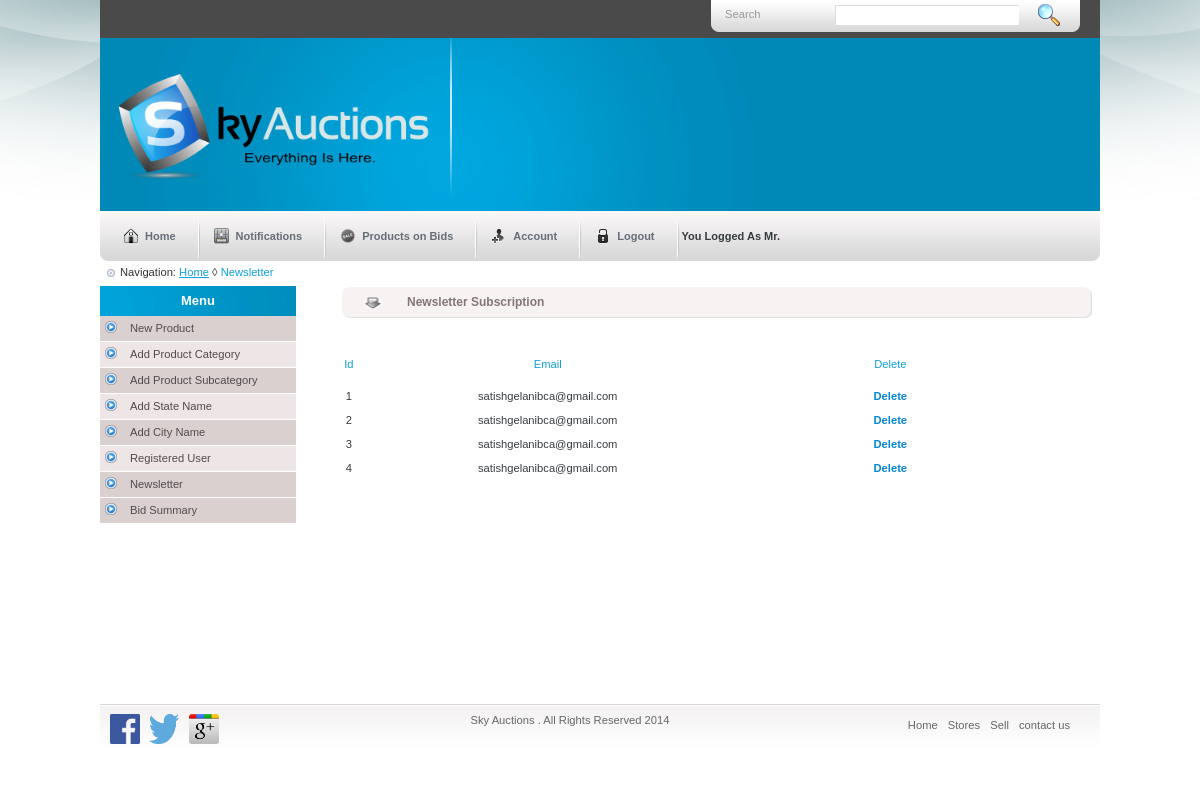
The page /admin/news.php on the database its author committed.
### tables this page shows
CREATE TABLE IF NOT EXISTS `newsletter` (
  `nid` int(11) NOT NULL AUTO_INCREMENT,
  `uname` varchar(40) NOT NULL,
  PRIMARY KEY (`nid`)
);

### admin/news.php (the view, shortened to what this page needs)
<?php include("header.php")?>
    <div class="crumb_navigation"> Navigation: <a href="index.php">Home</a> &loz; <span class="current">Newsletter</span> </div><div class="left_content">
      <?php include("left.php")?>
    </div>
    <div class="center_content" >
      <div class="center_title_bar">Newsletter Subscription</div>
      <div class="prod_box">
          <link rel="stylesheet" type="text/css" href="css/default.css"/>
          <p>
        </p>
        <table width="749" height="66">
<td width="31" height="38" class="style2"><div align="center">Id</div></td>
<td class="style2" width="173"> <div align="center"> Email</div></td>
<td class="style2" width="180"><div align="center">Delete</div></td>
<?php
$query1="select * from newsletter";
$rs=mysql_query($query1);
while($data = mysql_fetch_array($rs))
{
	?>
    <tr align="center">
    <td height="22"><?php
        echo $data['0'];
    ?></td>
   <td><?php
        echo $data['1'];
    ?></td>
<td><b><font color="#663300"><a href="delete1.php?id=<?php echo  $data['0'];?>">Delete</a></font></b></td>
	<?php
}
?>
</table>
      </div>
    </div >
  </div>
<?php include("footer.php")?>

### admin/style.css (style rules this page uses)
body { background:url(images/bg.jpg) no-repeat #fff center top; padding:0; font-family:Verdana,Arial, Helvetica, sans-serif; font-size:11px; margin:0px auto auto auto; color:#000; }
p { padding:2px; margin:0px; }
.crumb_navigation { width:980px; height:15px; padding:5px 10px 0 20px; color:#333333; background:url(images/navbullet.png) no-repeat left; background-position:5px 6px; }
.crumb_navigation a { color:#0fa0dd; text-decoration:underline; }
span.current { color:#0fa0dd; }
.left_content { width:196px; float:left; }
.center_content { width:780px; float:left; padding:5px 10px; }
.center_title_bar { width:720px; height:33px; float:left; padding:0 0 0 100px; margin:0 0 0 1px; _margin:0 0 0 6px; line-height:33px; font-size:12px; color:#847676; font-weight:bold; background:url(images/bar_bg.gif) no-repeat center; }
.prod_box { width:173px; height:auto; float:left; padding:10px 10px 10px 11px; }

### admin/css/default.css (style rules this page uses)
* { padding: 0; margin: 0; border: 0; }
body, html { color: #373C40; font-family: Verdana,Arial, Helvetica, sans-serif; height: 100%; margin:0px; }
body { font-size: 70%; }
p { padding: 7px 0 7px 0; font-weight: 500; font-size: 10pt; }
a { color: #0687D1; text-decoration:none; }

### rows shown on the page
newsletter: nid "1", uname "satishgelanibca@gmail.com"
newsletter: nid "2", uname "satishgelanibca@gmail.com"
newsletter: nid "3", uname "satishgelanibca@gmail.com"
newsletter: nid "4", uname "satishgelanibca@gmail.com"
